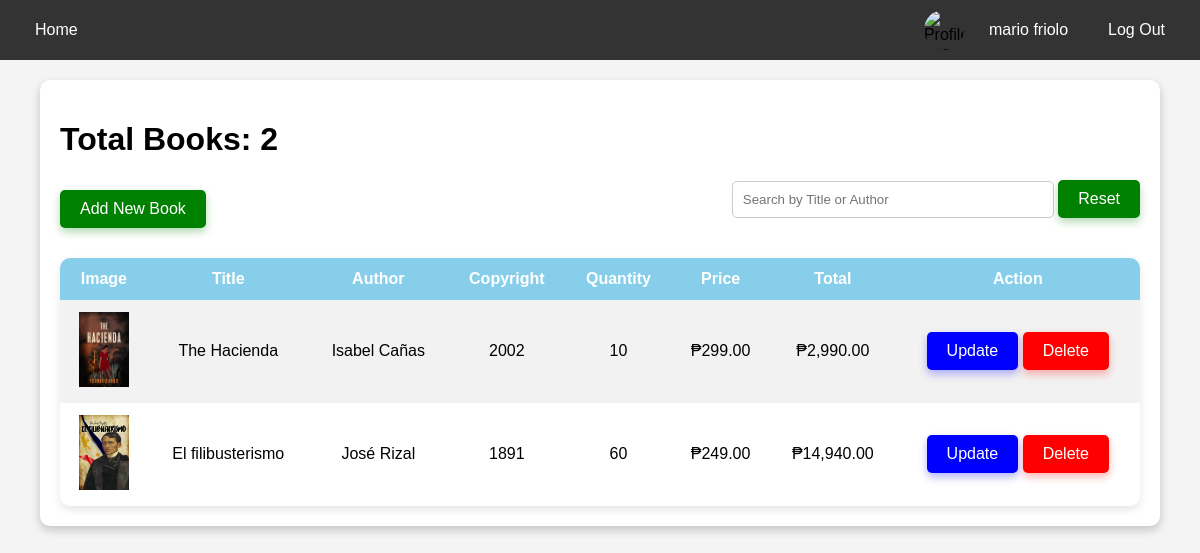
Page /admin/total_books.php (signed in) on the committed database.
### tables this page shows
CREATE TABLE `users` (
  `id` int(11) NOT NULL,
  `fname` varchar(50) NOT NULL,
  `lname` varchar(50) NOT NULL,
  `email` varchar(100) NOT NULL,
  `pass` varchar(255) NOT NULL,
  `phone` varchar(15) NOT NULL,
  `address` text NOT NULL,
  `created_at` timestamp NOT NULL DEFAULT current_timestamp(),
  `profile_image` varchar(255) DEFAULT NULL
);

CREATE TABLE `books` (
  `isbn` int(11) NOT NULL,
  `title` varchar(255) NOT NULL,
  `book_image` varchar(255) NOT NULL,
  `author` varchar(255) NOT NULL,
  `copyright` int(11) NOT NULL,
  `qty` int(11) NOT NULL,
  `price` float NOT NULL,
  `total` float NOT NULL
);

### admin/total_books.php (the view, shortened to what this page needs)
<?php
@include '../db_connect.php';
$user_id = $_SESSION['id'];
$sql = "SELECT fname, lname, profile_image FROM `users` WHERE id = ?";
$stmt = mysqli_prepare($conn, $sql);
mysqli_stmt_bind_param($stmt, "i", $user_id);
mysqli_stmt_execute($stmt);
$result = mysqli_stmt_get_result($stmt);
if ($row = mysqli_fetch_assoc($result)) {
    $fname = htmlspecialchars($row['fname']);
    $lname = htmlspecialchars($row['lname']);
    $profile_image = $row['profile_image'];
    $default_image = '../uploads/default.jpg';
    if (empty($profile_image) || !file_exists("../uploads/" . $profile_image)) {
        $profile_image = $default_image;
    } else {
        $profile_image = '../uploads/' . $profile_image;
    }
} else {
    $fname = "Admin";
    $lname = "User";
    $profile_image = '../uploads/default.jpg';
}
$search = isset($_GET['search']) ? trim($_GET['search']) : '';
$query = "SELECT isbn, title, book_image, author, copyright, qty, price, total FROM books";
$stmt = mysqli_prepare($conn, $query);
mysqli_stmt_execute($stmt);
$books_query = mysqli_stmt_get_result($stmt);
$total_books_query = mysqli_query($conn, "SELECT COUNT(*) FROM books");
$total_books = mysqli_fetch_row($total_books_query)[0];
?>
<!DOCTYPE html>
<html lang="en">
<head>
</head>
<body>
    <div class="navbar">
        <div class="nav-links">
            <a href="../admin/admin_dashboard.php">Home</a>
        </div>
        <div class="profile-info">
            <img src="<?php echo $profile_image; ?>" alt="Profile Image">
            <a href="profile.php"><?php echo $fname . " " . $lname; ?></a>
            <a href="../admin/logout.php">Log Out</a>
        </div>
    </div>
    <div class="container">
        <h1>Total Books: <?php echo $total_books; ?></h1>
        <div class="search-container">
            <a href="add_book.php" class="add-book-btn">Add New Book</a>
            <div class="search-bar">
                <form method="GET">
                    <input type="text" name="search" placeholder="Search by Title or Author" value="<?php echo htmlspecialchars($search); ?>">
                    <a href="total_books.php" class="add-book-btn">Reset</a>
                </form>
            </div>
        </div>
        <table>
            <thead>
                <tr>
                    <th>Image</th>
                    <th>Title</th>
                    <th>Author</th>
                    <th>Copyright</th>
                    <th>Quantity</th>
                    <th>Price</th>
                    <th>Total</th>
                    <th>Action</th>
                </tr>
            </thead>
            <tbody>
                <?php while ($row = mysqli_fetch_assoc($books_query)): ?>
                    <tr>
                        <td><img src="../images/<?php echo $row['book_image'] ?: 'default_book.png'; ?>" class="book-img"></td>
                        <td><?php echo htmlspecialchars($row['title']); ?></td>
                        <td><?php echo htmlspecialchars($row['author']); ?></td>
                        <td><?php echo $row['copyright']; ?></td>
                        <td><?php echo $row['qty']; ?></td>
                        <td>₱<?php echo number_format($row['price'], 2); ?></td>
                        <td>₱<?php echo number_format($row['total'], 2); ?></td>
                        <td>
                            <a href="../admin/edit_book.php?isbn=<?php echo $row['isbn']; ?>" class="update-btn">Update</a>
                            <a href="../admin/delete_book.php?isbn=<?php echo $row['isbn']; ?>" class="delete-btn" onclick="return confirm('Are you sure you want to delete this book?');">Delete</a>
                        </td>
                    </tr>
                <?php endwhile; ?>
            </tbody>
        </table>
    </div>
</body>
</html>

### admin/total_books.php (style rules this page uses)
body { font-family: Arial, sans-serif; background-color: #f4f4f4; text-align: center; margin: 0; padding: 0; }
.navbar { display: flex; justify-content: space-between; align-items: center; background-color: #333; padding: 10px 20px; }
.navbar a { color: white; text-decoration: none; padding: 10px 15px; }
.nav-links { display: flex; gap: 15px; }
.profile-info { display: flex; align-items: center; gap: 10px; }
.profile-info img { width: 40px; height: 40px; border-radius: 50%; object-fit: cover; }
.container { width: 90%; margin: auto; background: white; padding: 20px; border-radius: 10px; box-shadow: 0 4px 10px rgba(0, 0, 0, 0.2); margin-top: 20px; text-align: left; }
.search-bar { margin-bottom: 20px; text-align: center; }
.search-bar input { width: 60%; padding: 10px; border: 1px solid #ccc; border-radius: 5px; }
table { width: 100%; border-collapse: collapse; margin-top: 20px; box-shadow: 0px 4px 8px rgba(0, 0, 0, 0.1); border-radius: 10px; overflow: hidden; }
th, td { padding: 12px; text-align: center; }
th { background-color: #87CEEB; color: white; font-weight: bold; }
tbody tr:nth-child(odd) { background-color: #f2f2f2; }
tbody tr:nth-child(even) { background-color: #ffffff; }
.book-img { width: 50px; height: 75px; object-fit: cover; }
.delete-btn { background-color: red; color: white; border: none; padding: 5px 10px; cursor: pointer; border-radius: 5px; }
.add-book-btn, .update-btn, .delete-btn { display: inline-block; color: white; padding: 10px 20px; border-radius: 5px; text-decoration: none; transition: background-color 0.3s ease; }
.add-book-btn { background-color: green; box-shadow: 0 4px 8px rgba(0, 128, 0, 0.3); }
.update-btn { background-color: blue; box-shadow: 0 4px 8px rgba(0, 0, 255, 0.3); }
.delete-btn { background-color: red; box-shadow: 0 4px 8px rgba(255, 0, 0, 0.3); }
.search-container { display: flex; justify-content: space-between; align-items: center; margin-bottom: 20px; }
.search-bar { display: flex; align-items: center; gap: 10px; }
.search-bar input { width: 300px; padding: 10px; border: 1px solid #ccc; border-radius: 5px; }

### rows in the picture
users: fname "mario", lname "friolo"
books: book_image (picture), title "The Hacienda", author "Isabel Cañas", copyright "2002", qty "10", price "299.00", total "2,990.00"
books: book_image (picture), title "El filibusterismo", author "José Rizal", copyright "1891", qty "60", price "249.00", total "14,940.00"

### other values in the picture
$total_books "2"
